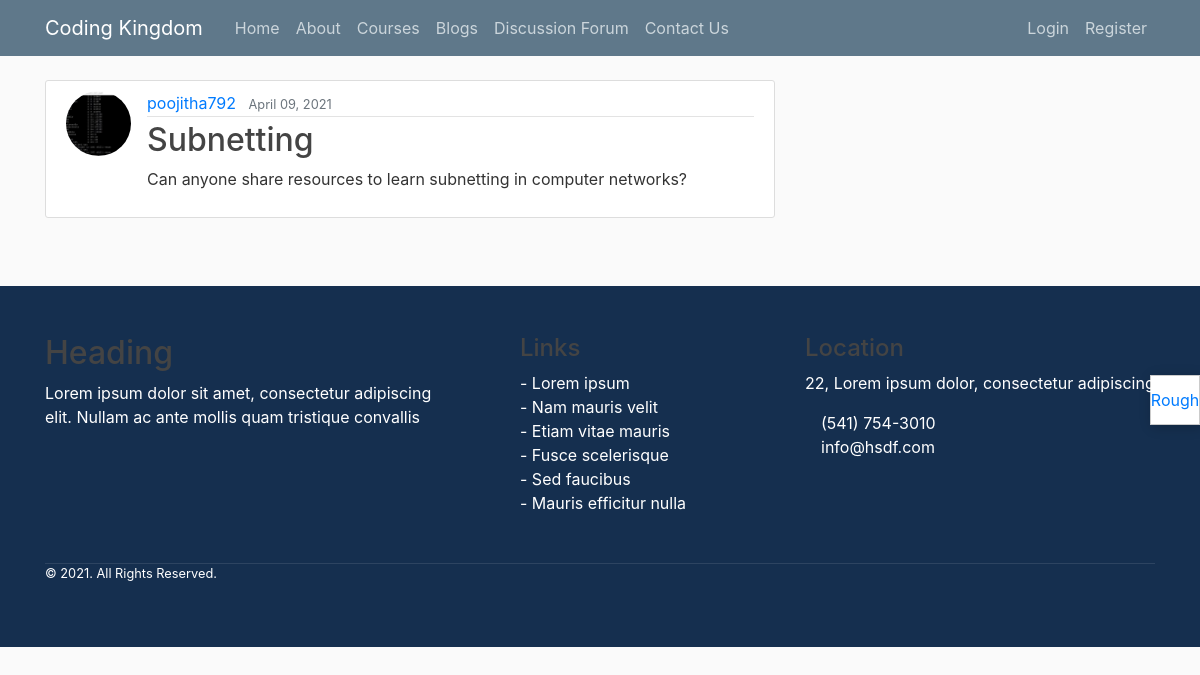
The page /post/35/ on the database its author committed.
### blog/models.py (models this page shows, shortened)
class Post(models.Model):
    title = models.CharField(max_length=100)
    content = models.TextField()
    date_posted = models.DateTimeField(default=timezone.now)
    author = models.ForeignKey(User, on_delete=models.CASCADE)

### users/models.py (models this page shows, shortened)
class Profile(models.Model):
    user = models.OneToOneField(User, on_delete=models.CASCADE)
    image = models.ImageField(default='default.jpg', upload_to='profile_pics')

### blog/views.py (the view)
# urls.py: path('post/<int:pk>/', PostDetailView.as_view(), name='post-detail'),
class PostDetailView(DetailView):
    model = Post

### blog/templates/blog/post_detail.html (shortened to what this page needs)
{% extends "blog/base.html" %}
{% block content %}
  <article class="media content-section">
    <img class="rounded-circle article-img" src="{{ object.author.profile.image.url }}">
    <div class="media-body">
      <div class="article-metadata">
        <a class="mr-2" href="{% url 'user-posts' object.author.username %}">{{ object.author }}</a>
        <small class="text-muted">{{ object.date_posted|date:"F d, Y" }}</small>
      </div>
      <h2 class="article-title">{{ object.title }}</h2>
      <p class="article-content">{{ object.content }}</p>
    </div>
  </article>
{% endblock content %}

### blog/static/blog/main.css (style rules this page uses)
body { background: #fafafa; color: #333333; margin-top: 5rem; }
h1, h2, h3, h4, h5, h6 { color: #444444; }
.content-section { background: #ffffff; padding: 10px 20px; border: 1px solid #dddddd; border-radius: 3px; margin-bottom: 20px; }
.article-title { color: #444444; }
.article-content { white-space: pre-line; }
.article-img { height: 65px; width: 65px; margin-right: 16px; }
.article-metadata { padding-bottom: 1px; margin-bottom: 4px; border-bottom: 1px solid #e3e3e3 }

### rows shown on the page
Post: author.profile.image (picture), author "poojitha792", date_posted "April 09, 2021", title "Subnetting", content "Can anyone share resources to learn subnetting in computer networks?"
